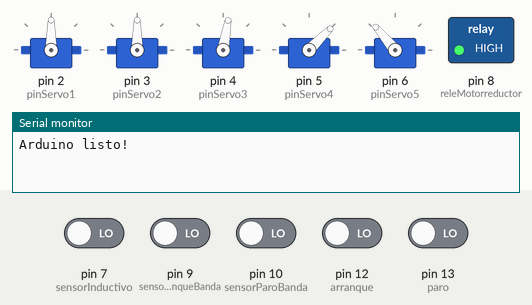
This sketch was run on a simulated Arduino Uno, built with avr-gcc and run on an emulated ATmega328P. Parts: 5 × servo, switched loads named in the sketch (green lamp = pin HIGH), the last lines printed to the serial monitor. Inputs (shaded band) come from the test bench; at power-on: pin 7 (sensorInductivo), pin 9 (sensorArranqueBanda), pin 10 (sensorParoBanda), pin 12 (arranque), pin 13 (paro) LOW.

Above: at 1.2 s.
1.3 s: pin 12 (arranque) driven HIGH
2.8 s: pin 7 (sensorInductivo) driven HIGH
At 4.53 s:
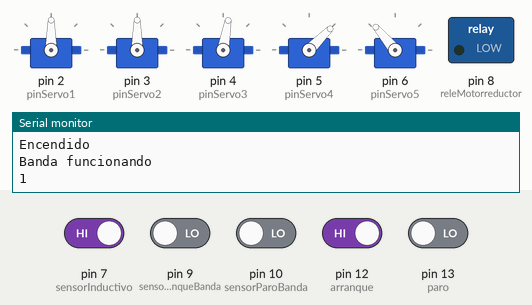
At 11.9 s:
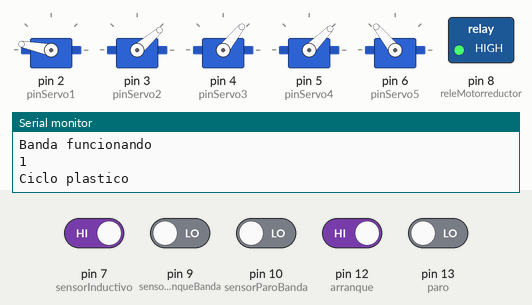
14.8 s: pin 9 (sensorArranqueBanda) driven HIGH
At 16.2 s:
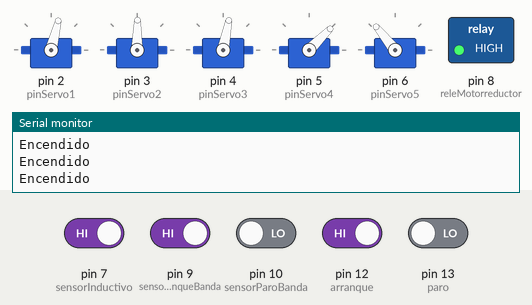
16.5 s: pin 13 (paro) driven HIGH
18.0 s: pin 13 (paro) driven LOW
Timing chart, 0 to 21.0 s (numbered marks = the images above; inputs shaded):
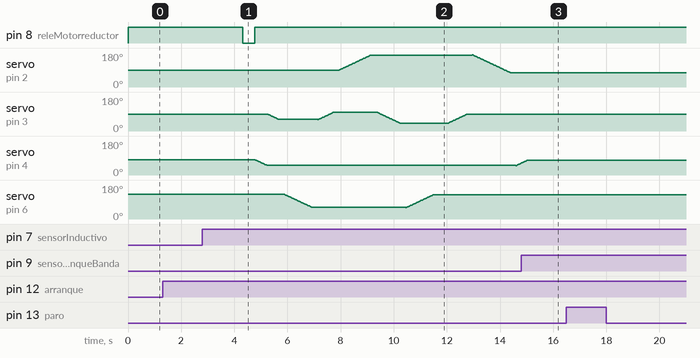

Measured:
- after the input at 2.8 s, pin 8 (releMotorreductor): HIGH → LOW after 1.5 s, → HIGH 0.45 s later
- by itself, servo on pin 2 (pinServo1): rises from 90° to 170° in 5.0 s, then falls to 76° in 1.4 s

The sketch:

Brazo_robotico_y_banda.ino
```cpp
// Se incluye la librería para controlar los servomotores
#include <Servo.h>
Servo servo1;
Servo servo2;
Servo servo3;
Servo servo4;
Servo servo5;
int gradosServo1 = 90;
int gradosServo2 = 90;
int gradosServo3 = 80;
int gradosServo4 = 45;
int gradosServo5 = 130;

// Pines
const int releMotorreductor = 8;
const int sensorInductivo = 7;
const int sensorParoBanda = 10;
const int sensorArranqueBanda = 9;
const int arranque = 12;
const int paro = 13;
const int pinServo1 = 2;
const int pinServo2 = 3;
const int pinServo3 = 4;
const int pinServo4 = 5;
const int pinServo5 = 6;

// Variables de estado
boolean esMetal = false;
boolean banderaInductivo = false;
boolean banderaSensorArranque = false;
boolean banderaSensorParo = false;
boolean finCiclo = false;
boolean encendido = false;
int proceso = 0;
int canidadAluminio = 0;
int cantidadPlastico = 0;

int cuenta = 0;
int estadoParo;
int estadoParoAnterior;
int estadoArranque;
int estadoArranqueAnterior;
const int tiempoAntirebote = 10;

void setup(){
    Serial.begin(9600);
    servo1.attach(pinServo1);
    servo2.attach(pinServo2);
    servo3.attach(pinServo3);
    servo4.attach(pinServo4);
    servo5.attach(pinServo5);

    // Se setean las posiciones por defecto de los servomotores
    servo1.write(gradosServo1);
    servo2.write(gradosServo2);
    servo3.write(gradosServo3);
    servo4.write(gradosServo4);
    servo5.write(gradosServo5);

    // Declaramos entras y salidas
    pinMode(releMotorreductor, OUTPUT);
    pinMode(sensorParoBanda, INPUT);
    pinMode(sensorArranqueBanda, INPUT);
    pinMode(sensorInductivo, INPUT);
    pinMode(arranque, INPUT);
    pinMode(paro, INPUT);
    digitalWrite(releMotorreductor, HIGH);
    Serial.println("Arduino listo!");
}

boolean antirebote(int pin){
    int contador = 0;
    boolean estado;
    boolean estadoAnterior;
    do{
        estado = digitalRead(pin);
        if(estado != estadoAnterior){
            contador = 0;
            estadoAnterior = estado;
        }else{
            contador = contador + 1;
        }
        delay(1);
    }while(contador < tiempoAntirebote);
    return estado;
}

void arranqueParo(int pin, int estado, int estadoAnterior){
    estado = digitalRead(pin);
    if(estado != estadoAnterior){
        if(antirebote(pin)){
            if(pin == 13){
                proceso = 0;
                esMetal = false;
                banderaInductivo = false;
                banderaSensorArranque = false;
                banderaSensorParo = false;
                finCiclo = false;
                encendido = false;
                encendido = false;
                digitalWrite(releMotorreductor, HIGH);
                Serial.println("Apagado");
            }else{
                encendido = true;
                Serial.println("Encendido");
            }
        }
    }
    estadoAnterior = estado;
}

void rutinaInduccion(){
    int i;
    for(i=gradosServo2; i>30; i--){
        delay(15);
        servo2.write(i);
    }
    gradosServo2 = i;
    delay(500);
    for(i=gradosServo5; i>80; i--){
        delay(15);
        servo5.write(i);
    }
    gradosServo5 = i;
    delay(500);
    for(i=gradosServo2; i<90; i++){
        delay(15);
        servo2.write(i);
    }
    gradosServo2 = i;
    delay(500);
    for(i=gradosServo1; i>2; i--){
        delay(15);
        servo1.write(i);
    }
    gradosServo1 = i;
    delay(500);
    for(i=gradosServo2; i>40; i--){
        delay(15);
        servo2.write(i);
    }
    gradosServo2 = i;
    delay(500);
    for(i=gradosServo5; i<130; i++){
        delay(15);
        servo5.write(i);
    }
    gradosServo5 = i;
    delay(1000);

    // Volver de la rutina de inducción a home
    for(i=gradosServo2; i<90; i++){
        delay(15);
        servo2.write(i);
    }
    gradosServo2 = i;
    delay(500);
    for(i=gradosServo1; i<100; i++){
        delay(15);
        servo1.write(i);
    }
    gradosServo1 = i;
}

void rutinaPlastico(){
    int i;
    for(i=gradosServo3; i>50; i--){
        delay(15);
        servo3.write(i);
    }
    gradosServo3 = i;
    for(i=gradosServo2; i>60; i--){
        delay(15);
        servo2.write(i);
    }
    gradosServo2 = i;
    delay(200);
    for(i=gradosServo5; i>60; i--){
        delay(15);
        servo5.write(i);
    }
    gradosServo5 = i;
    delay(200);
    for(i=gradosServo2; i<100; i++){
        delay(15);
        servo2.write(i);
    }
    gradosServo2 = i;
    delay(200);
    for(i=gradosServo1; i<170; i++){
        delay(15);
        servo1.write(i);
    }
    gradosServo1 = i;
    delay(200);
    for(i=gradosServo2; i>40; i--){
        delay(15);
        servo2.write(i);
    }
    gradosServo2 = i;
    delay(200);
    for(i=gradosServo5; i<130; i++){
        delay(15);
        servo5.write(i);
    }
    gradosServo5 = i;
    delay(500);

    // Volvemos de la rutina de plastico al home
    for(i=gradosServo2; i<90; i++){
        delay(15);
        servo2.write(i);
    }
    gradosServo2 = i;
    delay(200);
    for(i=gradosServo1; i>75; i--){
        delay(15);
        servo1.write(i);
    }
    gradosServo1 = i;
    delay(200);
     for(i=gradosServo3; i<80; i++){
        delay(15);
        servo3.write(i);
    }
    gradosServo3 = i;
}

void loop(){
    // Mandamos a llamar la funcion para arranque y paro
    arranqueParo(paro, estadoParo, estadoParoAnterior);
    arranqueParo(arranque, estadoArranque, estadoArranqueAnterior);

    // Si la maquina esta encendida comienza con el proceso
    if(encendido){
        if(!digitalRead(sensorArranqueBanda) && proceso == 0){
            Serial.println("Banda funcionando");
            banderaSensorArranque = true;
            proceso = 1;
            delay(3000);
            digitalWrite(releMotorreductor, LOW);
        }
        if(banderaSensorArranque){
            Serial.println(digitalRead(sensorInductivo));
            if(!digitalRead(sensorInductivo) && proceso == 1){
                esMetal = true;
                proceso = 2;
                Serial.println("Es metal");
            }
        }
        if(!digitalRead(sensorParoBanda) && (proceso == 2 || proceso == 1)){
            if(esMetal){
                digitalWrite(releMotorreductor, HIGH);
                Serial.println("Ciclo aluminio");
                canidadAluminio++;
                rutinaInduccion();
            }else{
                delay(450);
                digitalWrite(releMotorreductor, HIGH);
                Serial.println("Ciclo plastico");
                cantidadPlastico++;
                rutinaPlastico();
            }
            finCiclo = true;
        }
        if(finCiclo){
            Serial.println("Termino proceso");
            esMetal = false;
            banderaInductivo = false;
            banderaSensorArranque = false;
            banderaSensorParo = false;
            finCiclo = false;
            proceso = 0;
        }
    }
}
```
